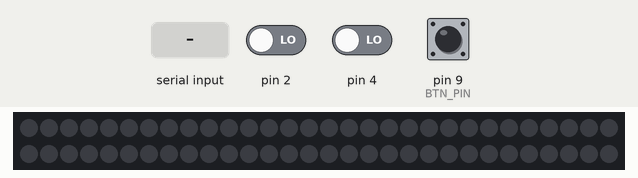
This sketch was run on a simulated Arduino Leonardo, built with avr-gcc and run on an emulated ATmega32U4. Parts: 60 RGB LEDs in strip order, left to right, continuing on the next row. The test bench sets the inputs (shaded band); at power-on: pin 2 LOW, pin 4 LOW, pin 9 (BTN_PIN) HIGH. USB keyboard and mouse output is not drawn.

Above: at 1.2 s.
1.3 s: "LED:RAINBOW\n" received over Serial
At 1.9 s:
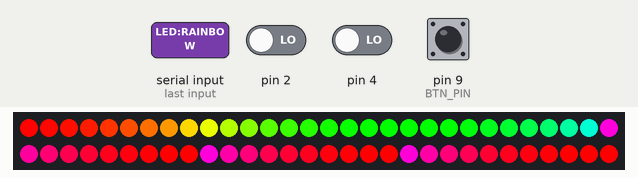
3.1 s: "LED:RED\n" received over Serial
At 3.51 s:
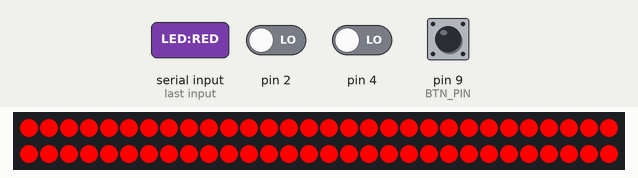
6.1 s: "LED:BLUE\n" received over Serial
At 6.47 s:
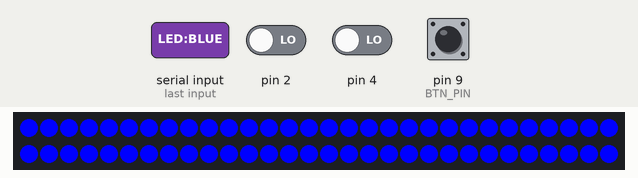
9.1 s: "LED:OFF\n" received over Serial
10.6 s: "RED\n" received over Serial
At 10.97 s:
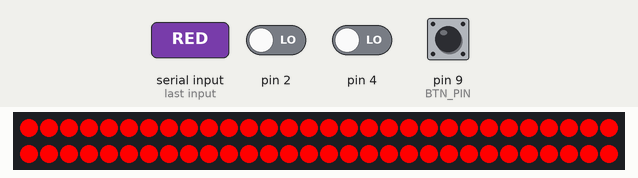
Timing chart, 0 to 13.6 s (numbered marks = the images above; inputs shaded):
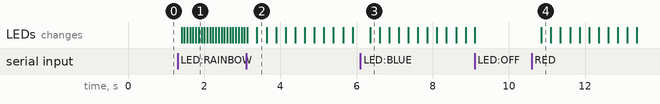

Measured:
- after the input at 1.3 s, the LEDs: first change after 0.11 s (image 1 shows a later state)
- after the input at 6.1 s, the LEDs: change after 0.25 s (image 3)
- after the input at 10.6 s, the LEDs: change after 0.25 s (image 4)

The sketch:

A_rotary.ino
```cpp
#include <Keyboard.h>
#include <Adafruit_NeoPixel.h>

/* ────────────────────── 编码器引脚 ────────────────────── */
#define P1_CLK   2   // 红方 S1 (CLK)
#define P1_DT    3   // 红方 S2 (DT)
#define P1_CW    'd' // 红方顺时针 → d
#define P1_CCW   'a' // 红方逆时针 → a

#define P2_CLK   4   // 蓝方 S1 (CLK)
#define P2_DT    5   // 蓝方 S2 (DT)
#define P2_CW    'l' // 蓝方顺时针 → l
#define P2_CCW   'j' // 蓝方逆时针 → j

/* ────────────────────── 按钮引脚 ────────────────────── */
#define BTN_PIN   9          // 按钮接在这里
#define BTN_KEY   'R'        // 按下时发送的键（大写 R）

/* ────────────────────── 其它参数 ────────────────────── */
const unsigned long STEP_INTERVAL = 45;   // 编码器防抖间隔（ms）
const unsigned long DEBOUNCE_MS   = 20;   // 按钮防抖时间（ms）

/* ────────────────────── 编码器结构体 ────────────────────── */
struct Encoder {
  uint8_t clk, dt;
  char cw_key, ccw_key;
  int last_clk;
  unsigned long last_step;
};

Encoder red  = {P1_CLK, P1_DT, P1_CW, P1_CCW, LOW, 0};
Encoder blue = {P2_CLK, P2_DT, P2_CW, P2_CCW, LOW, 0};

/* ────────────────────── 按钮状态变量 ────────────────────── */
bool btn_last   = HIGH;           // 上一次读取的电平（内部上拉 → 默认 HIGH）
unsigned long btn_change_time = 0; // 电平变化时间戳（用于防抖）

/* ────────────────────── 灯带配置 ────────────────────── */
#define LED_PIN    6         // WS2812E DIN 接在 D6
#define LED_COUNT  60        // ⚠️ 改成你的灯珠数量

Adafruit_NeoPixel strip(LED_COUNT, LED_PIN, NEO_GRB + NEO_KHZ800);

enum LedMode { LED_OFF, LED_RAINBOW, LED_FLASH_RED, LED_FLASH_BLUE };
LedMode ledMode = LED_OFF;
unsigned long ledLastUpdate = 0;
uint16_t rainbowOffset = 0;
bool flashOn = false;

// 串口行缓冲
String serialLine = "";

/* ────────────────────── 按键函数（带保持时间） ────────────────────── */
static inline void tap(char k) {
  if (k == 0) return;
  Keyboard.press(k);
  delay(35);               // 模拟真实按键
  Keyboard.release(k);
}

/* ────────────────────── 编码器处理 ────────────────────── */
void handleEncoder(Encoder &e) {
  int clk_now = digitalRead(e.clk);

  if (clk_now == HIGH && e.last_clk == LOW) {               // 上升沿
    unsigned long now = millis();
    if (now - e.last_step >= STEP_INTERVAL) {              // 防抖 + 限速
      if (digitalRead(e.dt) != clk_now) tap(e.cw_key);     // 顺时针
      else                              tap(e.ccw_key);    // 逆时针
      e.last_step = now;
    }
  }
  e.last_clk = clk_now;
}

/* ────────────────────── 按钮处理（防抖） ────────────────────── */
void handleButton() {
  bool reading = digitalRead(BTN_PIN);

  if (reading != btn_last) {
    // 电平变化，记录时间
    btn_change_time = millis();
  }

  // 电平从 HIGH 变 LOW，且经过了防抖时间 → 认为是“按下”
  if (reading == LOW && btn_last == HIGH &&
      (millis() - btn_change_time) > DEBOUNCE_MS) {
    tap(BTN_KEY);                // 发送 R（大写）
  }

  btn_last = reading;            // 更新上一次状态
}

/* ────────────────────── 灯带：模式切换 ────────────────────── */
void setLedMode(LedMode mode) {
  ledMode = mode;
  ledLastUpdate = millis();
  flashOn = false;

  if (mode == LED_OFF) {
    strip.clear();
    strip.show();
  }
}

/* ────────────────────── 灯带：彩虹跑动一步 ────────────────────── */
void rainbowStep() {
  for (int i = 0; i < LED_COUNT; i++) {
    int hue = (i * 256 / LED_COUNT + rainbowOffset) & 255;
    strip.setPixelColor(i, strip.gamma32(strip.ColorHSV(hue * 256)));
  }
  strip.show();
  rainbowOffset++;
}

/* ────────────────────── 灯带：每帧更新 ────────────────────── */
void updateLEDs() {
  unsigned long now = millis();

  switch (ledMode) {
    case LED_OFF:
      break;

    case LED_RAINBOW:
      if (now - ledLastUpdate > 30) {      // 彩虹移动速度
        ledLastUpdate = now;
        rainbowStep();
      }
      break;

    case LED_FLASH_RED:
      if (now - ledLastUpdate > 250) {
        ledLastUpdate = now;
        flashOn = !flashOn;
        strip.fill(flashOn ? strip.Color(255, 0, 0) : 0, 0, LED_COUNT);
        strip.show();
      }
      break;

    case LED_FLASH_BLUE:
      if (now - ledLastUpdate > 250) {
        ledLastUpdate = now;
        flashOn = !flashOn;
        strip.fill(flashOn ? strip.Color(0, 0, 255) : 0, 0, LED_COUNT);
        strip.show();
      }
      break;
  }
}

/* ────────────────────── 串口命令解析 ────────────────────── */
// 兼容两套命令：
// 1) 游戏用："LED:RAINBOW", "LED:OFF", "LED:RED", "LED:BLUE"
// 2) 简化测试："RED", "BLUE", "OFF"
void handleSerialCommand(const String &raw) {
  String cmd = raw;
  cmd.trim();

  if (cmd == "LED:RAINBOW" || cmd == "RAINBOW") {
    setLedMode(LED_RAINBOW);
  } else if (cmd == "LED:OFF" || cmd == "OFF") {
    setLedMode(LED_OFF);
  } else if (cmd == "LED:RED" || cmd == "RED") {
    setLedMode(LED_FLASH_RED);
  } else if (cmd == "LED:BLUE" || cmd == "BLUE") {
    setLedMode(LED_FLASH_BLUE);
  }
}

/* ────────────────────── setup ────────────────────── */
void setup() {
  Serial.begin(9600);

  /* 编码器引脚（你已经验证过的写法） */
  pinMode(red.clk,  INPUT);
  pinMode(red.dt,   INPUT);
  pinMode(blue.clk, INPUT);
  pinMode(blue.dt,  INPUT);

  red.last_clk  = digitalRead(red.clk);
  blue.last_clk = digitalRead(blue.clk);

  /* 按钮引脚（内部上拉） */
  pinMode(BTN_PIN, INPUT_PULLUP);

  /* 键盘功能 */
  Keyboard.begin();

  /* 灯带初始化 */
  strip.begin();
  strip.show();
  setLedMode(LED_OFF);
}

/* ────────────────────── loop ────────────────────── */
void loop() {
  // 1. 编码器 → 键盘输入
  handleEncoder(red);
  handleEncoder(blue);

  // 2. 按钮 → 键盘 R
  handleButton();

  // 3. 串口命令 → 灯带
  while (Serial.available() > 0) {
    char c = (char)Serial.read();
    if (c == '\n' || c == '\r') {
      if (serialLine.length() > 0) {
        handleSerialCommand(serialLine);
        serialLine = "";
      }
    } else {
      serialLine += c;
    }
  }

  // 4. 更新灯效
  updateLEDs();
}
```
